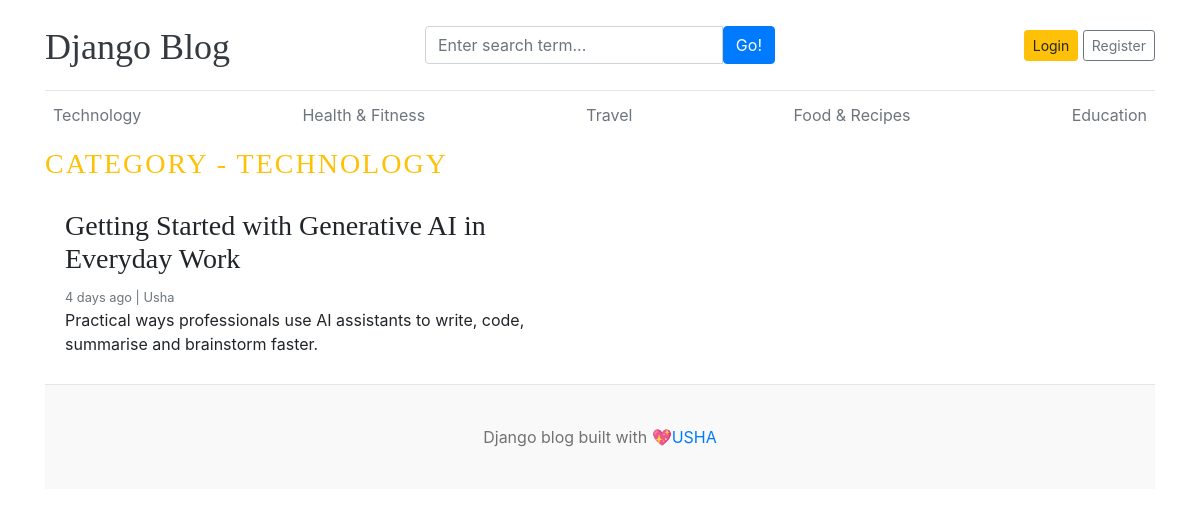
/category/9/, run on the app's committed database.
### blogs/models.py (models this page shows, shortened)
class Category (models.Model):
    category_name=models.CharField(max_length=50,unique=True)
    created_at=models.DateTimeField(auto_now_add=True)
    updated_at=models.DateTimeField(auto_now=True)
    class Meta:
        verbose_name_plural='categories'
    def __str__(self):
        return self.category_name

class Blog(models.Model):
     title = models.CharField(max_length=100)
     slug =models.SlugField(max_length=150,unique=True,blank=True)
     category = models.ForeignKey(Category,on_delete=models.CASCADE)
     author = models.ForeignKey(User,on_delete=models.CASCADE)
     featured_image = models.ImageField(upload_to='uploads/%Y/%m/%d')
     short_description = models.TextField(max_length=500)
     blog_body = models.TextField(max_length=2000)
     status = models.CharField(max_length=20,choices=STATUS_CHOICES,default="Draft")
     is_featured = models.BooleanField(default=False)
     created_at = models.DateTimeField(auto_now_add=True)
     updated_at = models.DateTimeField(auto_now=True)

### blogs/views.py (the view)
# urls.py: path('<int:category_id>/',views.posts_by_category,name='posts_by_category')
def posts_by_category(request,category_id):
    posts =  Blog.objects.filter(status='Published',category=category_id)
    try:
        category = Category.objects.get(pk=category_id)
    except:
        return redirect('home')
    context = {
        'posts' : posts,
        'category' : category
    }
    return render(request,'posts_by_category.html',context)

### blogs/context_processors.py (called while the page is built)
def get_categories(request):
    categories = Category.objects.all()
    return dict(categories=categories)

def get_social_links(request):
    social_links = SocialLink.objects.all()
    return dict(social_links = social_links)

### templates/posts_by_category.html (shortened to what this page needs)
{% extends "base.html" %}
{% block content %}
        <h3 class="text-uppercase text-warning" style="letter-spacing: 2px ;">Category - {{category}} </h3>
        <div class="row mb-2">
            {% if posts %}
            {% for post in posts %}
            <div class="col-md-6">
                <div class="card border-0">
                    <div class="card-body">
                        <h3>{{post.title}}</h3>
                        <small class="mb-1 text-muted">{{post.created_at | timesince }} ago | {{post.author}}</small>
                        <p class="card-text">{{post.short_description | truncatewords:25 }}</p>
                    </div>
                </div>
            </div>
            {% endfor %}
            {% else %}
            <p>No posts found</p>
            {% endif %}
        </div>
{% endblock %}

### templates/base.html (shortened to what this page needs)
{% load static %}
<!DOCTYPE html>
<html lang="en">
<head>
  <link href="https://stackpath.bootstrapcdn.com/bootstrap/4.5.2/css/bootstrap.min.css" rel="stylesheet">
  <link href="{% static 'css/blog.css' %}" rel="stylesheet">
</head>
<body>
  <div class="container">
    <header class="blog-header py-3">
      <div class="row flex-nowrap justify-content-between align-items-center">
        <div class="col-4 pt-1">
          <a class="blog-header-logo text-dark" href="/">Django Blog</a>
        </div>
        <div class="col-4">
          <form action="{% url 'search' %}" method="GET">
            <div class="input-group">
              <input class="form-control" type="text" name="keyword"value='{{ keyword }}' placeholder="Enter search term..."
                aria-label="Enter search">
                <button type="submit" class="btn btn-primary" id="button-search" type="button">Go!</button>
            </div>
          </form>
        </div>
        <div class="col-4 d-flex justify-content-end align-items-center">
          {% if not user.is_authenticated %}
          <a class="btn btn-sm btn-warning" href="{% url 'login' %}">Login</a>&nbsp;
          <a class="btn btn-sm btn-outline-secondary" href="{% url 'register' %}">Register</a>
          {% else %}
          <span>You are logged in as {{user}}</span>
          &emsp;
          <span><a href="{% url 'logout' %}">Logout</a> </span>
          {% endif %}
        </div>
      </div>
    </header>
    <div class="nav-scroller py-1 mb-2">
      <nav class="nav d-flex justify-content-between">
        {% for cat in categories %}
        <a class="p-2 text-muted" href="{% url 'posts_by_category' cat.id %}">{{ cat }}</a>
        {% endfor %}
      </nav>
    </div>
    {% block content %}
    {% endblock %}
    <footer class="blog-footer">
      <p>Django blog built with 💖<a href="#">USHA</a></p>
    </footer>
  </div>
</body>

### static/css/blog.css (style rules this page uses)
.blog-header { border-bottom: 1px solid #e5e5e5; }
.blog-header-logo { font-family: "Playfair Display", Georgia, "Times New Roman", serif; font-size: 2.25rem; }
h1, h2, h3, h4, h5, h6 { font-family: "Playfair Display", Georgia, "Times New Roman", serif; }
.blog-footer { padding: 2.5rem 0; color: #727272; text-align: center; background-color: #f9f9f9; border-top: .05rem solid #e5e5e5; }
.blog-footer p:last-child { margin-bottom: 0; }

### data on the page
Category: category_name "Technology", category_name "TECHNOLOGY"
Category: category_name "Health & Fitness"
Category: category_name "Travel"
Category: category_name "Food & Recipes"
Category: category_name "Education"
Blog: title "Getting Started with Generative AI in Everyday Work", created_at "4 days", author "Usha", short_description "Practical ways professionals use AI assistants to write, code, summarise and brainstorm faster."
